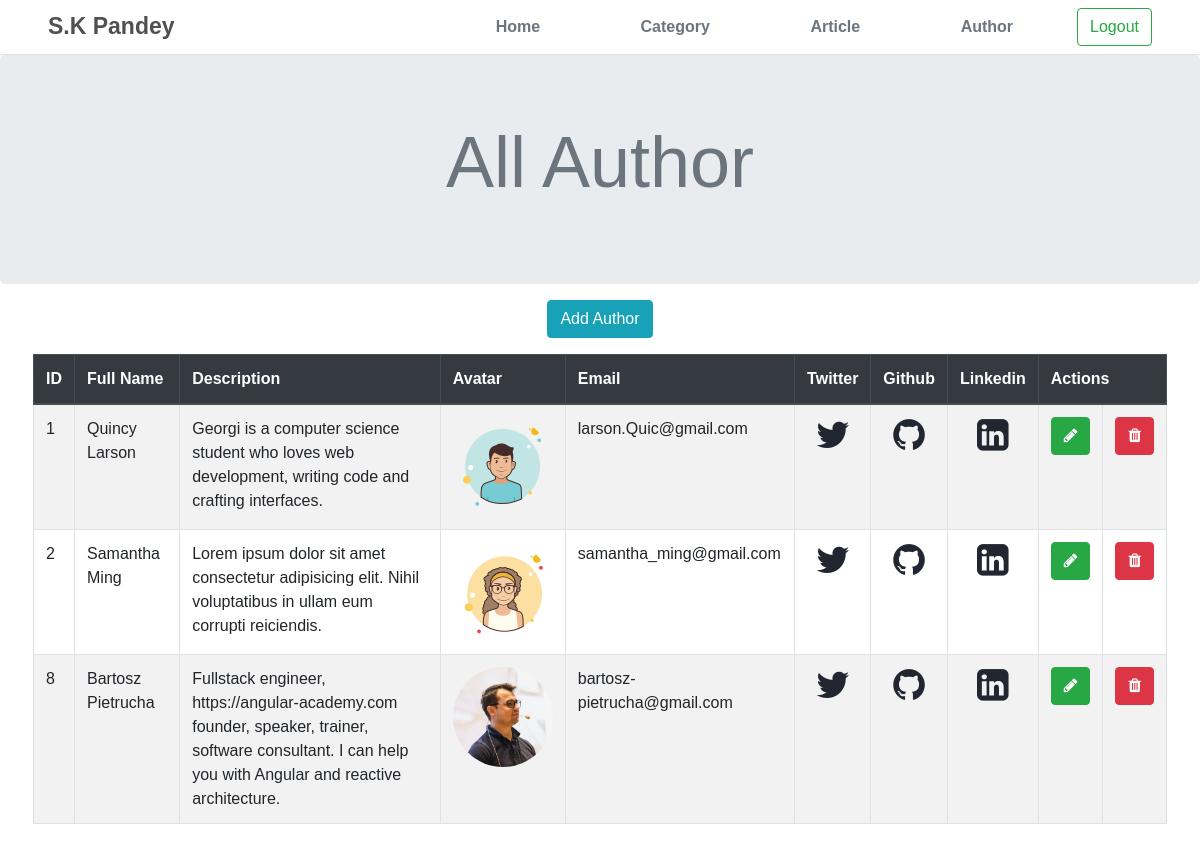
The app's page /author.php (signed in) with its own data.
### tables this page shows
CREATE TABLE `author` (
  `author_id` int(11) NOT NULL,
  `author_fullname` varchar(100) NOT NULL,
  `author_desc` varchar(255) NOT NULL DEFAULT 'Lorem ipsum dolor sit amet consectetur adipisicing elit. Nihil voluptatibus in ullam eum corrupti reiciendis.',
  `author_email` varchar(100) NOT NULL,
  `author_twitter` varchar(100) NOT NULL DEFAULT 'loujaybee',
  `author_github` varchar(100) NOT NULL DEFAULT 'loujaybee',
  `author_link` varchar(100) NOT NULL DEFAULT 'loujaybee',
  `author_avatar` varchar(255) NOT NULL
);

### author.php (the view, shortened to what this page needs)
<?php include "assest/head.php"; ?>
<?php
$stmt = $conn->prepare("SELECT * FROM author");
$stmt->execute();
$authors = $stmt->fetchAll();
?>
<link type="text/css" rel="stylesheet" href="css/style.css" />
</head>
<body>
    <?php include "assest/header.php" ?>
    <main role="main" class="main">
        <div class="jumbotron text-center mb-0">
            <h1 class="display-3 font-weight-normal text-muted">All Author</h1>
        </div>
        <div class="bg-white py-3 px-5">
            <div class="row">
                <div class="col-lg-12 text-center mb-3">
                    <a class="btn btn-info" href="add_author.php">Add Author</a>
                </div>
            </div>
            <div class="row">
                <table class='table table-striped table-bordered'>
                    <thead class='thead-dark'>
                        <tr>
                            <th scope='col'>ID</th>
                            <th scope='col'>Full Name</th>
                            <th scope='col'>Description</th>
                            <th scope='col'>Avatar</th>
                            <th scope='col'>Email</th>
                            <th scope='col'>Twitter</th>
                            <th scope='col'>Github</th>
                            <th scope='col'>Linkedin</th>
                            <th scope='col' colspan="2">Actions</th>
                        </tr>
                    </thead>
                    <tbody>
                        <?php
                        foreach ($authors as $author) :
                            echo "<tr>";
                            ?>
                            <td><?= $author['author_id'] ?></td>
                            <td><?= $author['author_fullname'] ?></td>
                            <td><?= $author['author_desc'] ?></td>
                            <td>
                                <img src="img/avatar/<?= $author['author_avatar'] ?>" style="width: 100px; height: auto;border-radius: 100%;">
                            </td>
                            <td><?= $author['author_email'] ?></td>
                            <td class="text-center">
                                <a href="https://twitter.com/<?= $author['author_twitter'] ?>" target="_blank">
                                    <i class="fa fa-twitter"></i>
                                </a>
                            </td>
                            <td class="text-center">
                                <a href="https://github.com/<?= $author['author_github'] ?>" target="_blank">
                                    <i class="fa fa-github"></i>
                                </a>
                            </td>
                            <td class="text-center">
                                <a href="https://www.linkedin.com/in/<?= $author['author_link'] ?>" target="_blank">
                                    <i class="fa fa-linkedin-square"></i>
                                </a>
                            </td>
                            <td>
                                <a class="btn btn-success" href="update_author.php?id=<?= $author['author_id'] ?>">
                                    <i class="fa fa-pencil " aria-hidden="true"></i>
                                </a>
                            </td>
                            <td>
                                <a class="btn btn-danger" href="assest/delete.php?type=author&id=<?= $author['author_id'] ?>">
                                    <i class="fa fa-trash " aria-hidden="true"></i>
                                </a>
                            </td>
                        <?php
                            echo "</tr>";
                        endforeach;
                        ?>
                    </tbody>
                </table>
            </div>
        </div>
    </main>
</body>
</html>

### css/style.css (style rules this page uses)
html, body { height: 100%; }
body { font-family: "Nunito", sans-serif; font-size: 16px; font-weight: 300; color: #3d455c; margin: 0; padding: 0; overflow-x: hidden; background-color: #fff; }
h1, h2, h3, h4, h5, h6 { font-family: "Nunito Sans", sans-serif; font-weight: 700; color: #505050; margin: 0px 0px 15px; }
h1 { font-size: 34px; }
a { font-weight: 600; color: #212631; text-decoration: none; }
.main { flex: 1 0 auto; }

### author.php (style rules this page uses)
.fa-twitter, .fa-github, .fa-linkedin-square { font-size: 2.3rem; }

### records on screen
author: author_id "1", author_fullname "Quincy Larson", author_desc "Georgi is a computer science student who loves web development, writing code and crafting interfaces.", author_avatar (picture), author_email "larson.Quic@gmail.com"
author: author_id "2", author_fullname "Samantha Ming", author_desc "Lorem ipsum dolor sit amet consectetur adipisicing elit. Nihil voluptatibus in ullam eum corrupti reiciendis.", author_avatar (picture), author_email "samantha_ming@gmail.com"
author: author_id "8", author_fullname "Bartosz Pietrucha", author_desc "Fullstack engineer, https://angular-academy.com founder, speaker, trainer, software consultant. I can help you with Angular and reactive architecture.", author_avatar (picture), author_email "bartosz-pietrucha@gmail.com"
